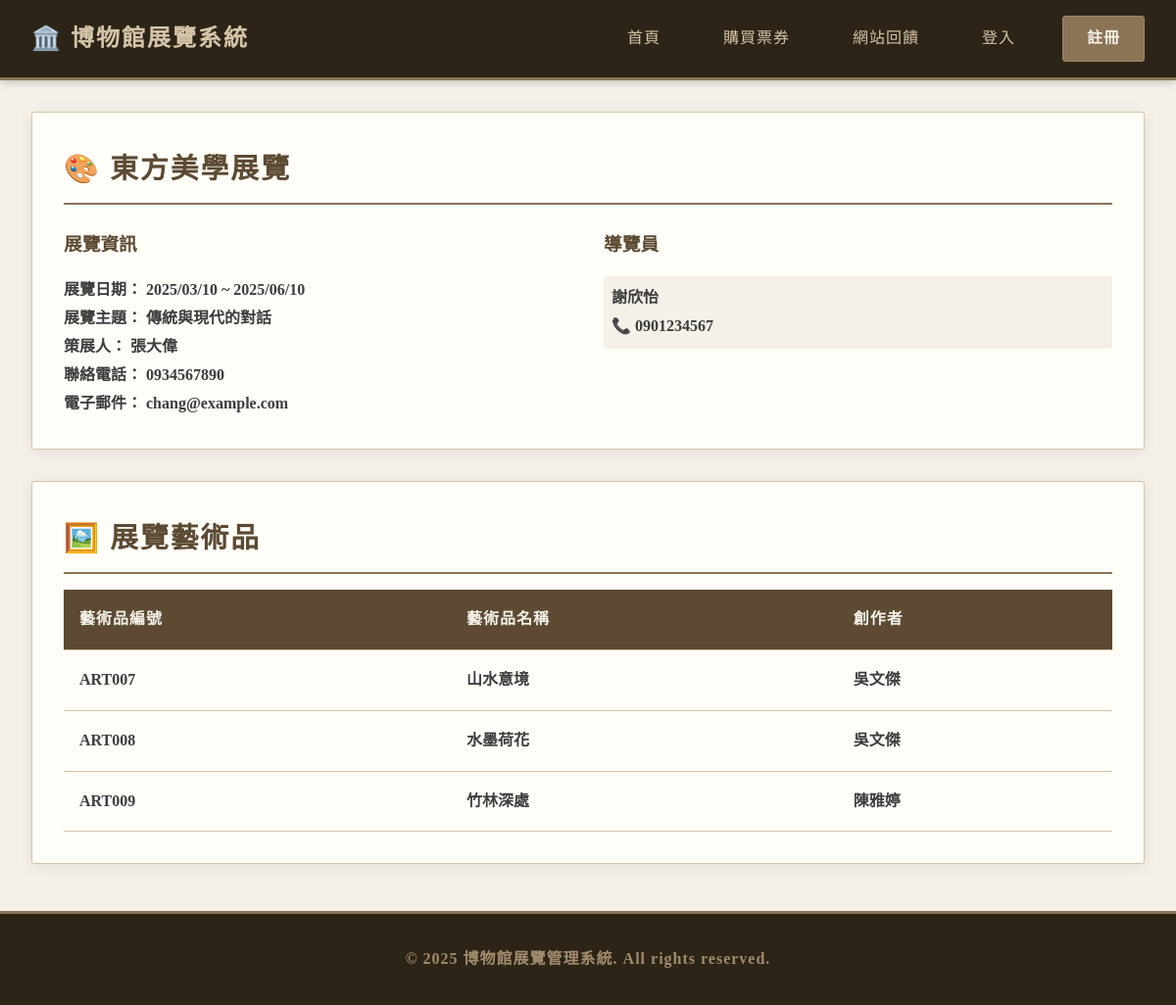
/exhibition_detail.php?name=東方美學展覽, run on the app's committed database.
### tables this page shows
CREATE TABLE `exhibition` (
  `e_name` varchar(200) NOT NULL,
  `e_start` date NOT NULL,
  `e_end` date NOT NULL,
  `theme` varchar(200) NOT NULL,
  `id` varchar(10) NOT NULL
);

CREATE TABLE `person` (
  `id` varchar(10) NOT NULL,
  `gender` varchar(10) NOT NULL,
  `name` varchar(50) NOT NULL,
  `phone` varchar(10) NOT NULL,
  `mail` varchar(100) NOT NULL,
  `birth_date` date NOT NULL
);

CREATE TABLE `artifact` (
  `art_id` varchar(10) NOT NULL,
  `art_name` varchar(200) NOT NULL,
  `art_des` varchar(200) DEFAULT NULL,
  `art_date` date NOT NULL
);

### config.php (called while the page is built, shortened)
<?php
function isLoggedIn() {
    return isset($_SESSION['user_id']);
}
?>

### exhibition_detail.php (the view, shortened to what this page needs)
<?php
require_once 'config.php';
$exhibition_name = isset($_GET['name']) ? $_GET['name'] : '';
$sql = "SELECT e.e_name, e.e_start, e.e_end, e.theme, p.name as curator_name, p.id as curator_id, p.phone, p.mail
        FROM exhibition e
        LEFT JOIN curator c ON e.id = c.id
        LEFT JOIN person p ON c.id = p.id
        WHERE e.e_name = ?";
$stmt = $conn->prepare($sql);
$stmt->bind_param("s", $exhibition_name);
$stmt->execute();
$exhibition = $stmt->get_result()->fetch_assoc();
$sql = "SELECT a.art_id, a.art_name, GROUP_CONCAT(DISTINCT p.name SEPARATOR ', ') as creators
        FROM artifact a
        INNER JOIN exhibit ex ON a.art_id = ex.art_id
        LEFT JOIN `create` cr ON a.art_id = cr.art_id
        LEFT JOIN creator c ON cr.id = c.id
        LEFT JOIN person p ON c.id = p.id
        WHERE ex.e_name = ?
        GROUP BY a.art_id, a.art_name";
$stmt = $conn->prepare($sql);
$stmt->bind_param("s", $exhibition_name);
$stmt->execute();
$artifacts = $stmt->get_result();
$sql = "SELECT p.name, p.phone
        FROM guide g
        INNER JOIN guided gd ON g.id = gd.id
        LEFT JOIN person p ON g.id = p.id
        WHERE gd.e_name = ?";
$stmt = $conn->prepare($sql);
$stmt->bind_param("s", $exhibition_name);
$stmt->execute();
$guides = $stmt->get_result();
?>
<!DOCTYPE html>
<html lang="zh-Hant">
<head>
    <link rel="stylesheet" href="css/style.css">
</head>
<body>
    <nav class="navbar">
        <div class="navbar-container">
            <a href="index.php" class="navbar-brand">
                <span>🏛️</span> 博物館展覽系統
            </a>
            <ul class="navbar-menu">
                <li><a href="index.php">首頁</a></li>
                <li><a href="ticket_purchase.php">購買票券</a></li>
                <li><a href="feedback.php">網站回饋</a></li>
                <?php if (isLoggedIn()): ?>
                    <li><a href="member_profile.php">會員資料</a></li>
                    <?php if (isCurator()): ?>
                        <li><a href="admin/index.php">後台管理</a></li>
                    <?php endif; ?>
                    <li><a href="logout.php" class="btn">登出</a></li>
                <?php else: ?>
                    <li><a href="login.php">登入</a></li>
                    <li><a href="register.php" class="btn">註冊</a></li>
                <?php endif; ?>
            </ul>
        </div>
    </nav>
    <div class="container">
        <div class="card">
            <h2 class="card-title">🎨 <?php echo htmlspecialchars($exhibition['e_name']); ?></h2>
            <div style="display: grid; grid-template-columns: repeat(auto-fit, minmax(300px, 1fr)); gap: 2rem; margin-top: 1.5rem;">
                <div>
                    <h3 style="color: #5c4a32; margin-bottom: 1rem;">展覽資訊</h3>
                    <p><strong>展覽日期：</strong> <?php echo date('Y/m/d', strtotime($exhibition['e_start'])); ?> ~ <?php echo date('Y/m/d', strtotime($exhibition['e_end'])); ?></p>
                    <p><strong>展覽主題：</strong> <?php echo htmlspecialchars($exhibition['theme']); ?></p>
                    <p><strong>策展人：</strong> <?php echo htmlspecialchars($exhibition['curator_name']); ?></p>
                    <p><strong>聯絡電話：</strong> <?php echo htmlspecialchars($exhibition['phone']); ?></p>
                    <p><strong>電子郵件：</strong> <?php echo htmlspecialchars($exhibition['mail']); ?></p>
                </div>
                <div>
                    <h3 style="color: #5c4a32; margin-bottom: 1rem;">導覽員</h3>
                    <?php if ($guides && $guides->num_rows > 0): ?>
                        <ul style="list-style: none; padding: 0;">
                            <?php while($guide = $guides->fetch_assoc()): ?>
                                <li style="padding: 0.5rem; background: #f5f0e8; margin-bottom: 0.5rem; border-radius: 3px;">
                                    <strong><?php echo htmlspecialchars($guide['name']); ?></strong><br>
                                    📞 <?php echo htmlspecialchars($guide['phone']); ?>
                                </li>
                            <?php endwhile; ?>
                        </ul>
                    <?php else: ?>
                        <p>暫無導覽員資訊</p>
                    <?php endif; ?>
                </div>
            </div>
        </div>
        <div class="card">
            <h2 class="card-title">🖼️ 展覽藝術品</h2>
            <?php if ($artifacts && $artifacts->num_rows > 0): ?>
                <table class="table">
                    <thead>
                        <tr>
                            <th>藝術品編號</th>
                            <th>藝術品名稱</th>
                            <th>創作者</th>
                        </tr>
                    </thead>
                    <tbody>
                        <?php while($artifact = $artifacts->fetch_assoc()): ?>
                            <tr>
                                <td><?php echo htmlspecialchars($artifact['art_id']); ?></td>
                                <td><?php echo htmlspecialchars($artifact['art_name']); ?></td>
                                <td><?php echo htmlspecialchars($artifact['creators'] ?? '未知'); ?></td>
                            </tr>
                        <?php endwhile; ?>
                    </tbody>
                </table>
            <?php else: ?>
                <p>此展覽暫無藝術品</p>
            <?php endif; ?>
        </div>
    </div>
    <footer class="footer">
        <p>&copy; 2025 博物館展覽管理系統. All rights reserved.</p>
    </footer>
</body>
</html>

### css/style.css (style rules this page uses)
* { margin: 0; padding: 0; box-sizing: border-box; }
body { font-family: 'Noto Serif TC', 'Times New Roman', 'Microsoft JhengHei', serif; font-weight: 700; line-height: 1.8; color: #3d3d3d; background: #f5f0e8; min-height: 100vh; }
.navbar { background: #2c2416; box-shadow: 0 2px 8px rgba(0, 0, 0, 0.2); position: sticky; top: 0; z-index: 1000; border-bottom: 3px solid #8b7355; }
.navbar-container { max-width: 1200px; margin: 0 auto; display: flex; justify-content: space-between; align-items: center; padding: 1rem 2rem; }
.navbar-brand { font-size: 1.5rem; font-weight: bold; color: #d4c4a8; text-decoration: none; display: flex; align-items: center; gap: 0.5rem; letter-spacing: 2px; }
.navbar-menu { display: flex; list-style: none; gap: 2rem; align-items: center; }
.navbar-menu a { text-decoration: none; color: #d4c4a8; font-weight: 500; transition: color 0.3s; padding: 0.5rem 1rem; border-radius: 3px; letter-spacing: 1px; }
.navbar-menu .btn { background: #8b7355; color: #f5f0e8; padding: 0.5rem 1.5rem; border-radius: 3px; border: 1px solid #a08b6d; cursor: pointer; font-weight: 600; transition: all 0.3s; letter-spacing: 1px; }
.container { max-width: 1200px; margin: 2rem auto; padding: 0 2rem; }
.card { background: #fffef9; border-radius: 3px; padding: 2rem; box-shadow: 0 2px 15px rgba(0, 0, 0, 0.08); margin-bottom: 2rem; border: 1px solid #d4c4a8; transition: box-shadow 0.3s; }
.card-title { font-size: 1.8rem; color: #5c4a32; margin-bottom: 1rem; border-bottom: 2px solid #8b7355; padding-bottom: 0.5rem; letter-spacing: 2px; }
.btn { padding: 0.75rem 2rem; border: 1px solid transparent; border-radius: 3px; font-size: 1rem; font-weight: 600; cursor: pointer; transition: all 0.3s; text-decoration: none; display: inline-block; text-align: center; letter-spacing: 1px; font-family: inherit; }
.table { width: 100%; border-collapse: collapse; margin-top: 1rem; }
.table th, .table td { padding: 1rem; text-align: left; border-bottom: 1px solid #d4c4a8; }
.table th { background: #5c4a32; color: #f5f0e8; font-weight: 600; letter-spacing: 1px; }
.footer { background: #2c2416; padding: 2rem; text-align: center; margin-top: 3rem; border-top: 3px solid #8b7355; }
.footer p { color: #a08b6d; letter-spacing: 1px; }

### data on the page
exhibition: e_name "東方美學展覽", e_start "2025/03/10", e_end "2025/06/10", theme "傳統與現代的對話", person.name "張大偉", person.phone "0934567890", person.mail "chang@example.com"
person: name "謝欣怡", phone "0901234567"
artifact: art_id "ART007", art_name "山水意境", creators "吳文傑"
artifact: art_id "ART008", art_name "水墨荷花", creators "吳文傑"
artifact: art_id "ART009", art_name "竹林深處", creators "陳雅婷"
